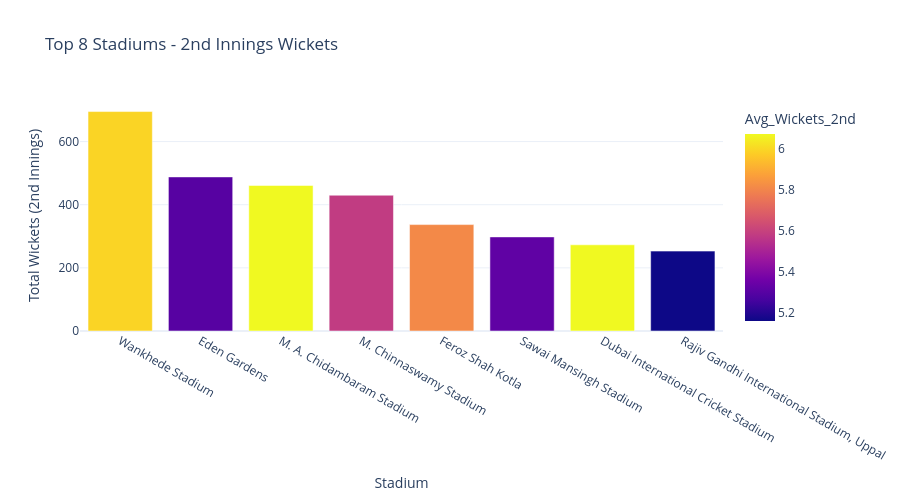

Here is the notebook cell this chart was saved with:
### Code cell
fig = px.bar(wickets_2nd_innings.head(8), 
             x='Stadium', y='Total_Wickets_2nd',
             title='Top 8 Stadiums - 2nd Innings Wickets',
             labels={'Total_Wickets_2nd': 'Total Wickets (2nd Innings)'},
             color='Avg_Wickets_2nd',
             color_continuous_scale='Plasma')
fig.update_layout(height=500, template='plotly_white')
fig.show()

### Figure 1 — Plotly figure (JSON) as saved in the notebook; plotly's stock layout.template omitted (floating-point values rounded to 4 significant figures)
{"data": [{"hovertemplate": "Stadium=%{x}<br>Total Wickets (2nd Innings)=%{y}<br>Avg_Wickets_2nd=%{marker.color}<extra></extra>", "legendgroup": "", "marker": {"color": [5.99, 5.3, 6.07, 5.58, 5.81, 5.32, 6.07, 5.16], "coloraxis": "coloraxis", "pattern": {"shape": ""}}, "name": "", "orientation": "v", "showlegend": false, "textposition": "auto", "type": "bar", "x": ["Wankhede Stadium", "Eden Gardens", "M. A. Chidambaram Stadium", "M. Chinnaswamy Stadium", "Feroz Shah Kotla", "Sawai Mansingh Stadium", "Dubai International Cricket Stadium", "Rajiv Gandhi International Stadium, Uppal"], "xaxis": "x", "y": [695, 488, 461, 430, 337, 298, 273, 253], "yaxis": "y"}], "layout": {"barmode": "relative", "coloraxis": {"colorbar": {"title": {"text": "Avg_Wickets_2nd"}}, "colorscale": [[0, "#0d0887"], [0.1111, "#46039f"], [0.2222, "#7201a8"], [0.3333, "#9c179e"], [0.4444, "#bd3786"], [0.5556, "#d8576b"], [0.6667, "#ed7953"], [0.7778, "#fb9f3a"], [0.8889, "#fdca26"], [1, "#f0f921"]]}, "height": 500, "legend": {"tracegroupgap": 0}, "title": {"text": "Top 8 Stadiums - 2nd Innings Wickets"}, "xaxis": {"anchor": "y", "domain": [0, 1], "title": {"text": "Stadium"}}, "yaxis": {"anchor": "x", "domain": [0, 1], "title": {"text": "Total Wickets (2nd Innings)"}}}}
